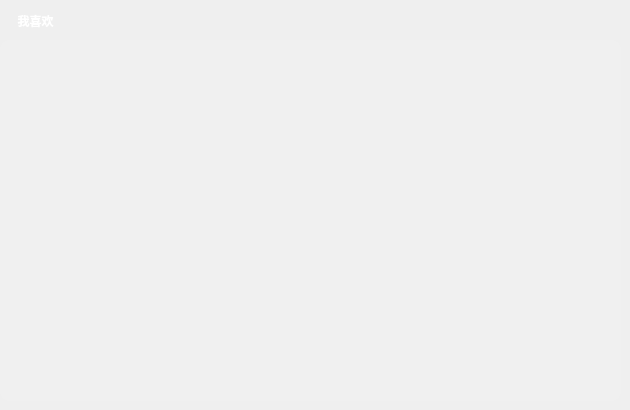
   <widget class="QWidget" name="page_2">
    <widget class="QLabel" name="titleLabel_4">
     <property name="enabled">
      <bool>true</bool>
     </property>
     <property name="geometry">
      <rect>
       <x>0</x>
       <y>0</y>
       <width>71</width>
       <height>41</height>
      </rect>
     </property>
     <property name="font">
      <font>
       <family>Microsoft YaHei UI</family>
       <pointsize>9</pointsize>
       <weight>75</weight>
       <italic>false</italic>
       <bold>true</bold>
      </font>
     </property>
     <property name="styleSheet">
      <string notr="true">color:rgb(255, 255, 255);
</string>
     </property>
     <property name="text">
      <string>我喜欢</string>
     </property>
     <property name="alignment">
      <set>Qt::AlignCenter</set>
     </property>
    </widget>
    <widget class="MusicListWidget" name="favorMusicWidget">
     <property name="geometry">
      <rect>
       <x>0</x>
       <y>40</y>
       <width>621</width>
       <height>361</height>
      </rect>
     </property>
     <property name="font">
      <font>
       <weight>75</weight>
       <bold>true</bold>
      </font>
     </property>
     <property name="styleSheet">
      <string notr="true">color: rgb(255, 255, 255);
background-color: rgba(255, 255, 255, 20);
border-radius:10px;</string>
     </property>
     <property name="horizontalScrollBarPolicy">
      <enum>Qt::ScrollBarAlwaysOff</enum>
     </property>
     <property name="sizeAdjustPolicy">
      <enum>QAbstractScrollArea::AdjustToContentsOnFirstShow</enum>
     </property>
     <property name="selectionMode">
      <enum>QAbstractItemView::SingleSelection</enum>
     </property>
     <property name="isWrapping" stdset="0">
      <bool>false</bool>
     </property>
     <property name="wordWrap">
      <bool>false</bool>
     </property>
     <property name="selectionRectVisible">
      <bool>false</bool>
     </property>
     <property name="sortingEnabled">
      <bool>false</bool>
     </property>
    </widget>
    <widget class="QPushButton" name="btnAddtoFavor">
     <property name="geometry">
      <rect>
       <x>480</x>
       <y>0</y>
       <width>41</width>
       <height>41</height>
      </rect>
     </property>
     <property name="minimumSize">
      <size>
       <width>35</width>
       <height>35</height>
      </size>
     </property>
     <property name="cursor">
      <cursorShape>PointingHandCursor</cursorShape>
     </property>
     <property name="toolTip">
      <string>添加音乐</string>
     </property>
     <property name="styleSheet">
      <string notr="true">QPushButton
{
background-repeat:no-repeat;
background-position:center center;
border:none;
}

</string>
     </property>
     <property name="text">
      <string/>
     </property>
     <property name="icon">
      <iconset resource="imagefile.qrc">
       <normaloff>:/image/image/image/add.png</normaloff>:/image/image/image/add.png</iconset>
     </property>
     <property name="iconSize">
      <size>
       <width>30</width>
       <height>30</height>
      </size>
     </property>
    </widget>
    <widget class="QPushButton" name="btnNeaten_2">
     <property name="geometry">
      <rect>
       <x>530</x>
       <y>0</y>
       <width>41</width>
       <height>41</height>
      </rect>
     </property>
     <property name="font">
      <font>
       <family>Microsoft YaHei UI</family>
       <pointsize>10</pointsize>
       <weight>75</weight>
       <bold>true</bold>
      </font>
     </property>
     <property name="cursor">
      <cursorShape>PointingHandCursor</cursorShape>
     </property>
     <property name="toolTip">
      <string>清理重复歌曲</string>
     </property>
     <property name="styleSheet">
      <string notr="true"/>
     </property>
     <property name="text">
      <string/>
     </property>
     <property name="icon">
      <iconset resource="imagefile.qrc">
       <normaloff>:/image/image/image/remove_dup.png</normaloff>:/image/image/image/remove_dup.png</iconset>
     </property>
     <property name="iconSize">
      <size>
       <width>30</width>
       <height>30</height>
      </size>
     </property>
     <property name="flat">
      <bool>true</bool>
     </property>
    </widget>
    <widget class="QPushButton" name="btnClear_3">
     <property name="geometry">
      <rect>
       <x>580</x>
       <y>0</y>
       <width>41</width>
       <height>41</height>
      </rect>
     </property>
     <property name="font">
      <font>
       <family>Microsoft YaHei UI</family>
       <pointsize>10</pointsize>
       <weight>75</weight>
       <bold>true</bold>
      </font>
     </property>
     <property name="cursor">
      <cursorShape>PointingHandCursor</cursorShape>
     </property>
     <property name="toolTip">
      <string>清空当前列表</string>
     </property>
     <property name="styleSheet">
      <string notr="true"/>
     </property>
     <property name="text">
      <string/>
     </property>
     <property name="icon">
      <iconset resource="imagefile.qrc">
       <normaloff>:/image/image/image/clear.png</normaloff>:/image/image/image/clear.png</iconset>
     </property>
     <property name="iconSize">
      <size>
       <width>30</width>
       <height>30</height>
      </size>
     </property>
     <property name="flat">
      <bool>true</bool>
     </property>
    </widget>
   </widget>
